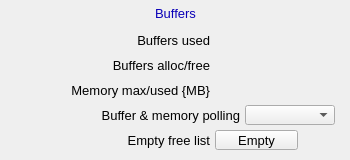
<?xml version="1.0" ?>
<ui version="4.0">
  <class>Dialog</class>
  <widget class="QWidget" name="screen">
    <property name="geometry">
      <rect>
        <x>603</x>
        <y>111</y>
        <width>350</width>
        <height>160</height>
      </rect>
    </property>
    <property name="styleSheet">
      <string notr="true">QWidget#screen {
  color: rgb(0, 0, 0);
  background-color: rgb(187, 187, 187);
  }</string>
    </property>
    <property name="windowTitle">
      <string>ADBuffers</string>
    </property>
    <widget class="PyDMFrame" name="composite">
      <property name="geometry">
        <rect>
          <x>123</x>
          <y>2</y>
          <width>105</width>
          <height>21</height>
        </rect>
      </property>
      <widget class="PyDMDrawingRectangle" name="rectangle">
        <property name="geometry">
          <rect>
            <x>0</x>
            <y>0</y>
            <width>105</width>
            <height>21</height>
          </rect>
        </property>
        <property name="brush" stdset="0">
          <brush brushstyle="SolidPattern">
            <color alpha="255">
              <red>218</red>
              <green>218</green>
              <blue>218</blue>
            </color>
          </brush>
        </property>
        <property name="penStyle" stdset="0">
          <enum>Qt::SolidLine</enum>
        </property>
        <property name="penColor" stdset="0">
          <color>
            <red>218</red>
            <green>218</green>
            <blue>218</blue>
          </color>
        </property>
        <property name="penWidth" stdset="0">
          <double>0</double>
        </property>
        <property name="penCapStyle" stdset="0">
          <enum>Qt::FlatCap</enum>
        </property>
        <property name="toolTip">
          <string>rectangle</string>
        </property>
      </widget>
    </widget>
    <widget class="QLabel" name="text">
      <property name="geometry">
        <rect>
          <x>97</x>
          <y>3</y>
          <width>157</width>
          <height>20</height>
        </rect>
      </property>
      <property name="text">
        <string>Buffers</string>
      </property>
      <property name="font" stdset="0">
        <font>
          <pointsize>10</pointsize>
        </font>
      </property>
      <property name="brush" stdset="0">
        <brush brushstyle="SolidPattern">
          <color alpha="255">
            <red>10</red>
            <green>0</green>
            <blue>184</blue>
          </color>
        </brush>
      </property>
      <property name="toolTip">
        <string>text</string>
      </property>
      <property name="alignment">
        <set>Qt::AlignCenter</set>
      </property>
      <property name="styleSheet">
        <string notr="true">QLabel#text {
  color: rgb(10, 0, 184);
  }</string>
      </property>
    </widget>
    <widget class="QLabel" name="text_1">
      <property name="geometry">
        <rect>
          <x>50</x>
          <y>30</y>
          <width>160</width>
          <height>20</height>
        </rect>
      </property>
      <property name="text">
        <string>Buffers used</string>
      </property>
      <property name="font" stdset="0">
        <font>
          <pointsize>10</pointsize>
        </font>
      </property>
      <property name="brush" stdset="0">
        <brush brushstyle="SolidPattern">
          <color alpha="255">
            <red>0</red>
            <green>0</green>
            <blue>0</blue>
          </color>
        </brush>
      </property>
      <property name="toolTip">
        <string>text_1</string>
      </property>
      <property name="alignment">
        <set>Qt::AlignRight|Qt::AlignTrailing|Qt::AlignVCenter</set>
      </property>
      <property name="styleSheet">
        <string notr="true">QLabel#text_1 {
  color: rgb(0, 0, 0);
  }</string>
      </property>
    </widget>
    <widget class="PyDMLabel" name="text_update">
      <property name="geometry">
        <rect>
          <x>215</x>
          <y>31</y>
          <width>50</width>
          <height>18</height>
        </rect>
      </property>
      <property name="toolTip">
        <string>PV: ${prefix}PoolUsedBuffers</string>
      </property>
      <property name="channel" stdset="0">
        <string>ca://${prefix}PoolUsedBuffers</string>
      </property>
      <property name="font" stdset="0">
        <font>
          <pointsize>10</pointsize>
        </font>
      </property>
      <property name="alignment">
        <set>Qt::AlignRight|Qt::AlignTrailing|Qt::AlignVCenter</set>
      </property>
      <property name="textInteractionFlags">
        <set>Qt::TextSelectableByKeyboard|Qt::TextSelectableByMouse</set>
      </property>
      <property name="styleSheet">
        <string notr="true">PyDMLabel#text_update {
  color: rgb(10, 0, 184);
  background-color: rgb(187, 187, 187);
  }</string>
      </property>
    </widget>
    <widget class="QLabel" name="text_2">
      <property name="geometry">
        <rect>
          <x>30</x>
          <y>55</y>
          <width>180</width>
          <height>20</height>
        </rect>
      </property>
      <property name="text">
        <string>Buffers alloc/free</string>
      </property>
      <property name="font" stdset="0">
        <font>
          <pointsize>10</pointsize>
        </font>
      </property>
      <property name="brush" stdset="0">
        <brush brushstyle="SolidPattern">
          <color alpha="255">
            <red>0</red>
            <green>0</green>
            <blue>0</blue>
          </color>
        </brush>
      </property>
      <property name="toolTip">
        <string>text_2</string>
      </property>
      <property name="alignment">
        <set>Qt::AlignRight|Qt::AlignTrailing|Qt::AlignVCenter</set>
      </property>
      <property name="styleSheet">
        <string notr="true">QLabel#text_2 {
  color: rgb(0, 0, 0);
  }</string>
      </property>
    </widget>
    <widget class="PyDMLabel" name="text_update_1">
      <property name="geometry">
        <rect>
          <x>215</x>
          <y>56</y>
          <width>50</width>
          <height>18</height>
        </rect>
      </property>
      <property name="toolTip">
        <string>PV: ${prefix}PoolAllocBuffers</string>
      </property>
      <property name="channel" stdset="0">
        <string>ca://${prefix}PoolAllocBuffers</string>
      </property>
      <property name="font" stdset="0">
        <font>
          <pointsize>10</pointsize>
        </font>
      </property>
      <property name="alignment">
        <set>Qt::AlignRight|Qt::AlignTrailing|Qt::AlignVCenter</set>
      </property>
      <property name="textInteractionFlags">
        <set>Qt::TextSelectableByKeyboard|Qt::TextSelectableByMouse</set>
      </property>
      <property name="styleSheet">
        <string notr="true">PyDMLabel#text_update_1 {
  color: rgb(10, 0, 184);
  background-color: rgb(187, 187, 187);
  }</string>
      </property>
    </widget>
    <widget class="PyDMLabel" name="text_update_2">
      <property name="geometry">
        <rect>
          <x>270</x>
          <y>56</y>
          <width>50</width>
          <height>18</height>
        </rect>
      </property>
      <property name="toolTip">
        <string>PV: ${prefix}PoolFreeBuffers</string>
      </property>
      <property name="channel" stdset="0">
        <string>ca://${prefix}PoolFreeBuffers</string>
      </property>
      <property name="font" stdset="0">
        <font>
          <pointsize>10</pointsize>
        </font>
      </property>
      <property name="alignment">
        <set>Qt::AlignRight|Qt::AlignTrailing|Qt::AlignVCenter</set>
      </property>
      <property name="textInteractionFlags">
        <set>Qt::TextSelectableByKeyboard|Qt::TextSelectableByMouse</set>
      </property>
      <property name="styleSheet">
        <string notr="true">PyDMLabel#text_update_2 {
  color: rgb(10, 0, 184);
  background-color: rgb(187, 187, 187);
  }</string>
      </property>
    </widget>
    <widget class="PyDMDrawingRectangle" name="rectangle_1">
      <property name="geometry">
        <rect>
          <x>0</x>
          <y>0</y>
          <width>350</width>
          <height>160</height>
        </rect>
      </property>
      <property name="brush" stdset="0">
        <brush brushstyle="NoBrush">
          <color alpha="255">
            <red>0</red>
            <green>0</green>
            <blue>0</blue>
          </color>
        </brush>
      </property>
      <property name="penStyle" stdset="0">
        <enum>Qt::SolidLine</enum>
      </property>
      <property name="penColor" stdset="0">
        <color>
          <red>0</red>
          <green>0</green>
          <blue>0</blue>
        </color>
      </property>
      <property name="penWidth" stdset="0">
        <double>1</double>
      </property>
      <property name="penCapStyle" stdset="0">
        <enum>Qt::FlatCap</enum>
      </property>
      <property name="toolTip">
        <string>rectangle_1</string>
      </property>
    </widget>
    <widget class="PyDMEnumComboBox" name="menu">
      <property name="geometry">
        <rect>
          <x>245</x>
          <y>105</y>
          <width>90</width>
          <height>20</height>
        </rect>
      </property>
      <property name="toolTip">
        <string>${prefix}PoolUsedMem.SCAN</string>
      </property>
      <property name="channel" stdset="0">
        <string>ca://${prefix}PoolUsedMem.SCAN</string>
      </property>
      <property name="font" stdset="0">
        <font>
          <pointsize>10</pointsize>
        </font>
      </property>
      <property name="styleSheet">
        <string notr="true">PyDMEnumComboBox#menu {
  color: rgb(0, 0, 0);
  background-color: rgb(115, 223, 255);
  }</string>
      </property>
    </widget>
    <widget class="QLabel" name="text_3">
      <property name="geometry">
        <rect>
          <x>10</x>
          <y>105</y>
          <width>230</width>
          <height>20</height>
        </rect>
      </property>
      <property name="text">
        <string>Buffer &amp; memory polling</string>
      </property>
      <property name="font" stdset="0">
        <font>
          <pointsize>10</pointsize>
        </font>
      </property>
      <property name="brush" stdset="0">
        <brush brushstyle="SolidPattern">
          <color alpha="255">
            <red>0</red>
            <green>0</green>
            <blue>0</blue>
          </color>
        </brush>
      </property>
      <property name="toolTip">
        <string>text_3</string>
      </property>
      <property name="alignment">
        <set>Qt::AlignRight|Qt::AlignTrailing|Qt::AlignVCenter</set>
      </property>
      <property name="styleSheet">
        <string notr="true">QLabel#text_3 {
  color: rgb(0, 0, 0);
  }</string>
      </property>
    </widget>
    <widget class="PyDMLabel" name="text_update_3">
      <property name="geometry">
        <rect>
          <x>215</x>
          <y>81</y>
          <width>60</width>
          <height>18</height>
        </rect>
      </property>
      <property name="toolTip">
        <string>PV: ${prefix}PoolMaxMem</string>
      </property>
      <property name="channel" stdset="0">
        <string>ca://${prefix}PoolMaxMem</string>
      </property>
      <property name="font" stdset="0">
        <font>
          <pointsize>10</pointsize>
        </font>
      </property>
      <property name="alignment">
        <set>Qt::AlignRight|Qt::AlignTrailing|Qt::AlignVCenter</set>
      </property>
      <property name="textInteractionFlags">
        <set>Qt::TextSelectableByKeyboard|Qt::TextSelectableByMouse</set>
      </property>
      <property name="styleSheet">
        <string notr="true">PyDMLabel#text_update_3 {
  color: rgb(10, 0, 184);
  background-color: rgb(187, 187, 187);
  }</string>
      </property>
    </widget>
    <widget class="PyDMLabel" name="text_update_4">
      <property name="geometry">
        <rect>
          <x>280</x>
          <y>81</y>
          <width>60</width>
          <height>18</height>
        </rect>
      </property>
      <property name="toolTip">
        <string>PV: ${prefix}PoolUsedMem</string>
      </property>
      <property name="channel" stdset="0">
        <string>ca://${prefix}PoolUsedMem</string>
      </property>
      <property name="font" stdset="0">
        <font>
          <pointsize>10</pointsize>
        </font>
      </property>
      <property name="alignment">
        <set>Qt::AlignRight|Qt::AlignTrailing|Qt::AlignVCenter</set>
      </property>
      <property name="textInteractionFlags">
        <set>Qt::TextSelectableByKeyboard|Qt::TextSelectableByMouse</set>
      </property>
      <property name="styleSheet">
        <string notr="true">PyDMLabel#text_update_4 {
  color: rgb(10, 0, 184);
  background-color: rgb(187, 187, 187);
  }</string>
      </property>
    </widget>
    <widget class="QLabel" name="text_4">
      <property name="geometry">
        <rect>
          <x>10</x>
          <y>80</y>
          <width>200</width>
          <height>20</height>
        </rect>
      </property>
      <property name="text">
        <string>Memory max/used {MB}</string>
      </property>
      <property name="font" stdset="0">
        <font>
          <pointsize>10</pointsize>
        </font>
      </property>
      <property name="brush" stdset="0">
        <brush brushstyle="SolidPattern">
          <color alpha="255">
            <red>0</red>
            <green>0</green>
            <blue>0</blue>
          </color>
        </brush>
      </property>
      <property name="toolTip">
        <string>text_4</string>
      </property>
      <property name="alignment">
        <set>Qt::AlignRight|Qt::AlignTrailing|Qt::AlignVCenter</set>
      </property>
      <property name="styleSheet">
        <string notr="true">QLabel#text_4 {
  color: rgb(0, 0, 0);
  }</string>
      </property>
    </widget>
    <widget class="QLabel" name="text_5">
      <property name="geometry">
        <rect>
          <x>60</x>
          <y>130</y>
          <width>150</width>
          <height>20</height>
        </rect>
      </property>
      <property name="text">
        <string>Empty free list</string>
      </property>
      <property name="font" stdset="0">
        <font>
          <pointsize>10</pointsize>
        </font>
      </property>
      <property name="brush" stdset="0">
        <brush brushstyle="SolidPattern">
          <color alpha="255">
            <red>0</red>
            <green>0</green>
            <blue>0</blue>
          </color>
        </brush>
      </property>
      <property name="toolTip">
        <string>text_5</string>
      </property>
      <property name="alignment">
        <set>Qt::AlignRight|Qt::AlignTrailing|Qt::AlignVCenter</set>
      </property>
      <property name="styleSheet">
        <string notr="true">QLabel#text_5 {
  color: rgb(0, 0, 0);
  }</string>
      </property>
    </widget>
    <widget class="PyDMPushButton" name="message_button">
      <property name="geometry">
        <rect>
          <x>215</x>
          <y>130</y>
          <width>83</width>
          <height>20</height>
        </rect>
      </property>
      <property name="text">
        <string>Empty</string>
      </property>
      <property name="font" stdset="0">
        <font>
          <pointsize>10</pointsize>
        </font>
      </property>
      <property name="toolTip">
        <string>${prefix}EmptyFreeList</string>
      </property>
      <property name="channel" stdset="0">
        <string>ca://${prefix}EmptyFreeList</string>
      </property>
      <property name="pressValue" stdset="0">
        <string>1</string>
      </property>
      <property name="styleSheet">
        <string notr="true">PyDMPushButton#message_button {
  color: rgb(0, 0, 0);
  background-color: rgb(115, 223, 255);
  }</string>
      </property>
    </widget>
  </widget>
  <customwidgets>
    <customwidget>
      <class>PyDMFrame</class>
      <extends>QFrame</extends>
      <header>pydm.widgets.frame</header>
    </customwidget>
    <customwidget>
      <class>PyDMDrawingRectangle</class>
      <extends>QWidget</extends>
      <header>pydm.widgets.drawing</header>
    </customwidget>
    <customwidget>
      <class>PyDMLabel</class>
      <extends>QLabel</extends>
      <header>pydm.widgets.label</header>
    </customwidget>
    <customwidget>
      <class>PyDMEnumComboBox</class>
      <extends>QComboBox</extends>
      <header>pydm.widgets.enum_combo_box</header>
    </customwidget>
    <customwidget>
      <class>PyDMPushButton</class>
      <extends>QPushButton</extends>
      <header>pydm.widgets.pushbutton</header>
    </customwidget>
  </customwidgets>
</ui>
